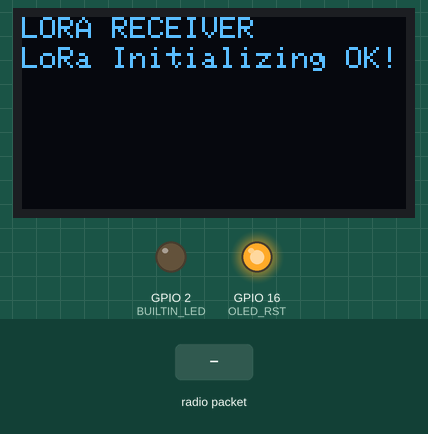
Recording of a sketch running on a simulated ESP32. On the bench: 128×64 one-colour display, output pins drawn as LEDs (lit = HIGH). The inputs (shaded band) are chosen by the test bench. No radio packets arrive unless stated; what the sketch prints to the serial monitor is not drawn.

Above: at 1.3 s.
1.4 s: radio packet "1" arrives
At 2.6 s:
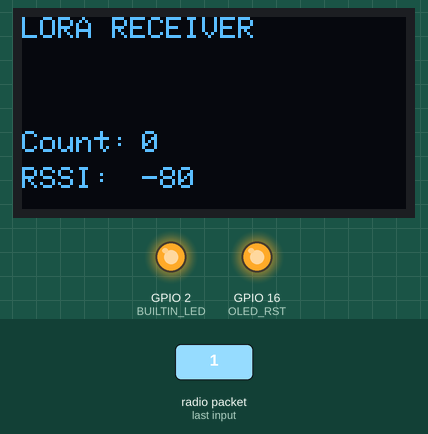
2.9 s: radio packet "0" arrives
At 3.9 s:
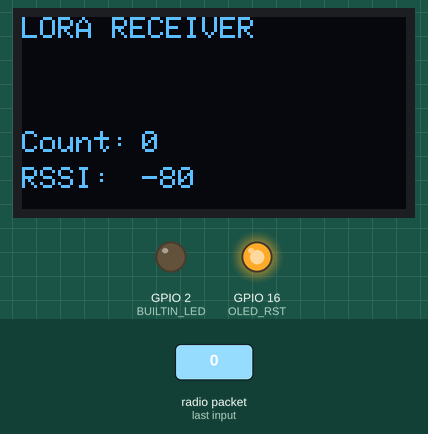
4.4 s: radio packet "2" arrives
At 5.0 s:
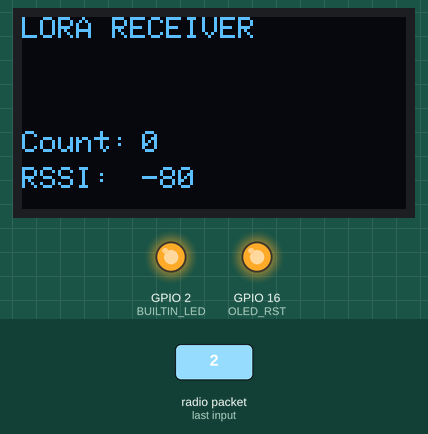
Timing chart, 0 to 7.4 s (numbered marks = the images above; inputs shaded):
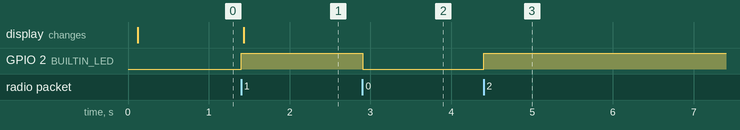

Measured:
- after the input at 1.4 s, GPIO 2 (BUILTIN_LED): LOW → HIGH at once; the display: changes at once (image 1)
- after the input at 2.9 s, GPIO 2 (BUILTIN_LED): HIGH → LOW at once
- after the input at 4.4 s, GPIO 2 (BUILTIN_LED): LOW → HIGH at once

The sketch:

lora_receiver.ino
```cpp
/*********
recebimento de mensagem de teste. Necessario definir o tipo de hardware que esta sendo usado.
*********/
#define TTGO_BOARD
//#define ESP32_BOARD

//Libraries for LoRa
#include <SPI.h>
#include <LoRa.h>
#include <string.h>


//Libraries for OLED Display
#ifdef TTGO_BOARD
    #include <Wire.h>
    #include <Adafruit_GFX.h>
    #include <Adafruit_SSD1306.h>
#endif

//define the pins used by the LoRa transceiver module ttgo
#ifdef TTGO_BOARD
    #define SCK 5
    #define MISO 19
    #define MOSI 27
    #define SS 18
    #define RST 14
    #define DIO0 26
#endif


//define the pins used by the LoRa transceiver module (for esp32)
#ifdef ESP32_BOARD
    #define SCK 18
    #define MISO 19
    #define MOSI 23
    #define SS 05
    #define RST 14
    #define DIO0 02
    #define TXEN 25
    #define RXEN 26
    sadas
#endif
#define BUILTIN_LED 2
int ledState;


//433E6 for Asia
//866E6 for Europe
//915E6 for North America
#define BAND 915E6

#define BW 125E3
#define SF 7
#define EC 5
#define POWER 20


#ifdef TTGO_BOARD
//OLED pins
    #define OLED_SDA 4
    #define OLED_SCL 15
    #define OLED_RST 16
    #define SCREEN_WIDTH 128 // OLED display width, in pixels
    #define SCREEN_HEIGHT 64 // OLED display height, in pixels

    Adafruit_SSD1306 display(SCREEN_WIDTH, SCREEN_HEIGHT, &Wire, OLED_RST);
#endif
String LoRaData;
char  pangrama[44];


struct MsgStruct {
  uint8_t header[4]; // cabeçalho usado pela biblioteca rf95.h
  uint16_t count;
  char  pangrama[44]; //= "the quick brown fox jump over the crazy dog";
};

union MsgUnion {
  char msg_array[sizeof(MsgStruct)];
  MsgStruct msg;
};

MsgUnion msg_rx;
// inicia variaveis de controle estatístico das mensagens recebidas.
unsigned int  dataError = 0;
unsigned int  seqError = 0;
unsigned int  lastSeq = 0;
int           rssi;

void VerificaMsgRx(MsgUnion dataRx) {
  if (strcmp(dataRx.msg.pangrama, "the quick brow fox jump over the crazy dog")) dataError++;
  else
     if (dataRx.msg.count != (lastSeq+1)) seqError++;
  lastSeq= dataRx.msg.count;
  Serial.print("count = ");
  Serial.print(dataRx.msg.count);
  Serial.print("  data error = ");
  Serial.print(dataError);
  Serial.print("  seq. error = ");
  Serial.print(seqError);
  rssi = LoRa.packetRssi();
  Serial.print("  with RSSI ");
  Serial.println(rssi);
  Serial.flush();
}


void setup() {
#ifdef TTGO_BOARD
    //reset OLED display via software
    pinMode(OLED_RST, OUTPUT);
    digitalWrite(OLED_RST, LOW);
    delay(20);
    digitalWrite(OLED_RST, HIGH);

    //initialize OLED
    Wire.begin(OLED_SDA, OLED_SCL);
    if(!display.begin(SSD1306_SWITCHCAPVCC, 0x3c, false, false)) { // Address 0x3C for 128x32
      Serial.println(F("SSD1306 allocation failed"));
      for(;;); // Don't proceed, loop forever
    }

    display.clearDisplay();
    display.setTextColor(WHITE);
    display.setTextSize(1);
    display.setCursor(0,0);
    display.print("LORA RECEIVER ");
    display.display();
 #endif

  pinMode(BUILTIN_LED, OUTPUT);
  digitalWrite(BUILTIN_LED, LOW);
  ledState= 0;
  //initialize Serial Monitor
  Serial.begin(115200);

  Serial.println("LoRa Receiver Test");

  //SPI LoRa pins
  SPI.begin(SCK, MISO, MOSI, SS);
  //setup LoRa transceiver module
  LoRa.setPins(SS, RST, DIO0);

  #ifdef ESP32_BOARD
      // inicia pinos de controle TX RX do modulo E19
      pinMode(TXEN, OUTPUT);
      digitalWrite(TXEN, LOW);
      pinMode(RXEN, OUTPUT);
      digitalWrite(RXEN, LOW);
  #endif
  LoRa.setTxPower(POWER);
  LoRa.setFrequency(915E6);
  LoRa.setSpreadingFactor(SF);
  LoRa.setSignalBandwidth(BW);
  LoRa.setCodingRate4(EC);
  LoRa.setPreambleLength(8);
  LoRa.setSyncWord(0x12);
  LoRa.enableCrc();

  if (!LoRa.begin(BAND)) {
    Serial.println("Starting LoRa failed!");
    while (1);
  }
  Serial.println("LoRa Initializing OK!");

  #ifdef TTGO_BOARD
      display.setCursor(0,10);
      display.println("LoRa Initializing OK!");
      display.display();
#endif
  Serial.println("");
  Serial.print("BW= ");
  Serial.print(BW);
  Serial.print("  SF= ");
  Serial.print(SF);
  Serial.print("  EC= 4/");
  Serial.println(EC);
  #ifdef ESP32_BOARD
    digitalWrite(RXEN, HIGH);
  #endif
}


char buf[255];

void loop() {
  int i;
  //LoRa.receive(sizeof(msg_rx));
  //try to parse packet
  int packetSize = LoRa.parsePacket();
  if (packetSize) {
    //received a packet
    Serial.print("Size of received packet ");
    Serial.println(packetSize);

    LoRa.readBytes(buf, packetSize);

    for (i=0; i<sizeof(msg_rx.msg_array); i++){
      msg_rx.msg_array[i]= buf[i];
    }


    while (LoRa.read() != -1);
    VerificaMsgRx(msg_rx);


    ledState = !ledState;
    digitalWrite(BUILTIN_LED, ledState);

    Serial.print(msg_rx.msg.pangrama);

    Serial.print("  ");
    Serial.print(msg_rx.msg.count);

    //print RSSI of packet
    int rssi = LoRa.packetRssi();
    Serial.print(" with RSSI ");
    Serial.println(rssi);
    Serial.print(msg_rx.msg.header[0]);
    Serial.print("  ");
     Serial.print(msg_rx.msg.header[1]);
    Serial.print("  ");
    Serial.print(msg_rx.msg.header[2]);
    Serial.print("  ");
    Serial.println(msg_rx.msg.header[3]);

#ifdef TTGO_BOARD
   // Dsiplay information
   display.clearDisplay();
   display.setCursor(0,0);
   display.print("LORA RECEIVER");
 //  display.setCursor(0,15);
 //  display.print("Received packet:");
   display.setCursor(0,15);
   display.print(msg_rx.msg.pangrama);
   display.setCursor(0,38);
   display.print("Count:");
   display.setCursor(40,38);
   display.print(msg_rx.msg.count);
   display.setCursor(0,50);
   display.print("RSSI: ");
   display.setCursor(40,50);
   display.print(rssi);
   display.display();
#endif
  }
}
```
